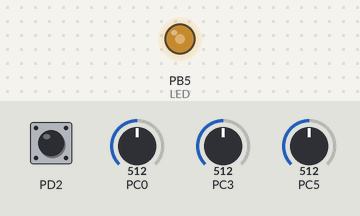
A program run on a simulated ATmega328P, built with avr-gcc and emulated at 16 MHz. Parts: output pins drawn as LEDs (lit = HIGH). The inputs (shaded band) are chosen by the test bench; at power-on: PD2 LOW, PC0 = 512, PC3 = 512, PC5 = 512. What the program prints to the serial monitor is not drawn.

Above: at 1.2 s.
1.3 s: PD2 pulsed HIGH 2 times (0.12 s each, 0.3 s apart)
At 1.85 s:
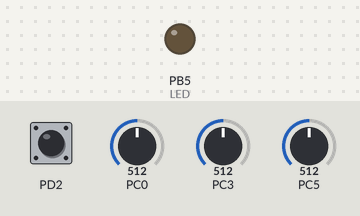
At 2.35 s:
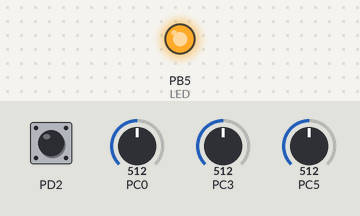
4.3 s: PD2 driven HIGH
7.3 s: PD2 pulsed LOW 5 times (0.12 s each, 0.3 s apart)
Timing chart, 0 to 16.3 s (numbered marks = the images above; inputs shaded):
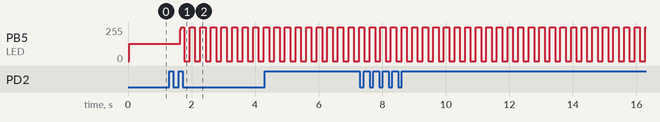

Measured:
- after the input at 1.3 s, PB5 (LED): 128/255 → 238/255 after 0.34 s, then moves between 0/255 and 255/255, repeating every 1.0 s

The program:

main.c
```c
/*
 * group37.c
 *
 * Created: 10/088/2016 1:50:56 PM
 * Author: mark
 *
 * Apologies for the terrible variable and function names
 */
#include <avr/io.h>
#include <avr/interrupt.h>
#include <math.h>
#define F_CPU 16000000UL
#define maxPower 6.97
#include <util/delay.h>
#include "prototypes37.h"

volatile uint8_t counter = 0; //Counter for the number of times the TCNT0 compares correctly
volatile uint8_t flag = 0; // Flag for zero crossing detector
volatile float oldVoltage = 0;

int main(void) {
	sei();
	adc_init();
	uart_init();
	timer0_init();
	timer1_init();
	int_init();
	DDRB |= (1<<5);
	uint32_t displayCount = 0;
	uint8_t currentFlag = 1;

	while(1) {
		uint8_t hasDecimal = 0;
		uint8_t dataArray[4];
		uint8_t index = 0;
		float dataFloat = 0;

		flag = 0;
		while (flag == 0); // Wait for the zero crossing detector to signal a rising zero crossing

		// Reading from the ADC, calculating and converting
		float voltageArray[10];
		float currentArray[10];
		for (int i=0;i<19;i++) { // Alternate reading voltage and current
			if (i%2 == 0) {
				unsigned int adcValue = adc_read_voltage();
				float adcVoltage = adc_calculation(adcValue);
				float voltage = voltage_real(adcVoltage, 0);
				voltageArray[i/2] = voltage;
			} else {
				unsigned int adcValue = adc_read_current(currentFlag);
				float adcCurrent = adc_calculation(adcValue);
				float current = voltage_real(adcCurrent, currentFlag+1);
				currentArray[(i-1)/2] = current;
			}
		}
		float test = calcCurrentRMS(&currentArray);
		if (test > 0.22) {
			if (currentFlag != 0) {
				currentFlag = 0; // Set the flag to regular amplifier
				continue;
			}
		} else if (test < 0.2) { // Hysteresis
			if (currentFlag != 1) {
				currentFlag = 1; // Set the flag to high gain amplifier
				continue;
			}
		}

		if ((displayCount%10 < 4) && (displayCount%10 >= 0)) {
			dataFloat = calcPower(&voltageArray, &currentArray) * 1.29; // Display average power
			if (dataFloat >= maxPower*0.75) {
				OCR1A = 0x001; // Flash constantly
			} else if ((dataFloat < maxPower*0.75 ) && (dataFloat >= maxPower*0.5)) {
				OCR1A = 0xA2C; // Flash 3 times per second
			} else if ((dataFloat < maxPower*0.5 ) && (dataFloat >= maxPower*0.25)) {
				OCR1A = 0xF42; // Flash 2 times per second
			} else {
				OCR1A = 0x1E84; // Flash once per second
			}
		}
		else if ((displayCount%10 < 7) && (displayCount%10 > 3)) {
			dataFloat = calcCurrentRMS(&currentArray) * sqrt(2); // Display peak current
			if (currentFlag == 0) {
				dataFloat = dataFloat * 1.09;
			}
		} else if (displayCount%10 > 6) {
			float dataFloatOne = calcVoltageRMS(&voltageArray) * 1.11; // Display rms voltage
			dataFloat = (dataFloatOne + oldVoltage) / 2;
			oldVoltage = dataFloatOne;
		}

		dataFloat = roundf(dataFloat * 100) / 100;
		uint8_t decimalPos = find_decimal(dataFloat); //Find the decimal place
		unsigned int dataInt = (int)(dataFloat * pow(10, 2-decimalPos) + 0.5); //Convert to decimal for array conversion

		// Splits the integer into an array of 4 integers, each represents the value of a digit, the position of that digit, and if it has a decimal place
		for (int i=2;i>=0;i--) {
			if ((decimalPos == i) && ((2-decimalPos) > 0)) {
				hasDecimal = 1;
			} else {
				hasDecimal = 0;
			}
			dataArray[i] = wololo(dataInt%10, i, hasDecimal);
			dataInt = dataInt/10;
		}

		if ((displayCount%10 < 4) && (displayCount%10 >= 0)) {
			dataArray[3] = 15; // Unit P
		} else if ((displayCount%10 < 7) && (displayCount%10 > 3)) {
			dataArray[3] = 13; // Unit I
		} else if (displayCount%10 > 6) {
			dataArray[3] = 14; // Unit V
		}

		// Transmits data until we get TCNT0 = 191 fifty times (i.e 500ms for each transmission)
		while (1) {
			uint8_t data = dataArray[index]; // Get the integer to send
			uart_transmit(data);
			_delay_ms(3); // Small time delay so that no apparent flicker on seven segment displays
			index++;
			// Select next integer to send
			if (index == 4) {
				index = 0;
			}
			// Polling mechanism
			if(TCNT0>=156) {
				TCNT0 = 0;
				if (counter == 50) {
					counter = 0;
					break;
				} else {
					counter++;
				}
			}
		}
		displayCount++;
	}
	return 0;
}

ISR (INT0_vect) {
	flag = 1;
}

ISR (TIMER1_COMPA_vect) {
	PORTB ^= (1<<5); // Toggle the LED
}
```

functions37.c
```c
/*
 * functions37.c
 *
 * Created: 10/08/2016 9:26:53 PM
 * Author: mark ft adil
 */
 #include <avr/io.h>
 #define F_CPU 16000000UL
 #include <util/delay.h>
 #include "prototypes37.h"

 // Initializes the UART
 void uart_init() {
	UBRR0H = 0;
	UBRR0L = 103;
	UCSR0B|= (1<<TXEN0);	// Sets the Transmit Enable to 1
	UCSR0C|= (1<<UCSZ00)|(1<<UCSZ01);	// Sets an 8-bit character
 }

 // Transmits the data
 void uart_transmit(uint8_t data) {
	while(!((1<<UDRE0) && UCSR0A));	// When UDRE0 is empty, put data value into buffer to be sent
	UDR0 = data;
 }

 // Initializes the timer0
 void timer0_init() {
	TCCR0B |= (1<<CS00)|(1<<CS02); // Prescaler of 1024
	TCNT0 = 0; // Initialize timer0
 }

 // Initializes the timer1
 void timer1_init() {
	OCR1A = 0x00;
	TCCR1B |= (1 << WGM12); // Mode 4, CTC on OCR1A
	TIMSK1 |= (1 << OCIE1A); // Set interrupt on compare match
	TCCR1B |= (1 << CS12)|(1 << CS10); //  set prescaler to 1024 and start the timer
 }

 // Initializes the external interrupt INT0
 void int_init() {
	EICRA |= (1<<ISC00)|(1<<ISC01); // Set to rising edge only
	EIMSK |= (1<<INT0); // Enable External Interrupt 0
 }

 // Finds the decimal place in the float
 unsigned int find_decimal(float data) {
	if (data < 10) {
		return 0;
	}
	if (data < 100) {
		return 1;
	}
	return 2;
 }

 // Converts our parameters into the value to send
 unsigned int wololo(uint8_t input, uint8_t position, uint8_t decimal) {
	unsigned int output = input;
	if (decimal == 1) {
		output += 16;
	}
	if (position == 0) {
		output += 96;
	}
	if (position == 1) {
		output += 64;
	}
	if (position == 2) {
		output += 32;
	}
	return output;
 }

 // Calculates power from a voltage array and a current array
 float calcPower(float (*voltage)[10], float (*current)[10]) {

	float voltage2[10];
	float current2[10];
	for (int i=0;i<10;i++) {
		voltage2[i] = (*voltage)[i];
		current2[i] = (*current)[i];
	}

	float power = 0;
	float newVoltage[19];
	float newCurrent[19];
	for (int i=0;i<19;i++) { // Creating 2 arrays of 19 elements for voltage and current
		if (i%2 == 0) {
			newVoltage[i] = voltage2[i/2];
			if ((i == 0) || (i == 18)) {
				newCurrent[i] = current2[i/2];
			} else {
				newCurrent[i] = linearApproximate(current2[(i/2)], current2[(i/2)-1]); // For even numbered elements, current is approximated
			}
		} else {
			newVoltage[i] = linearApproximate(voltage2[(i+1)/2], voltage2[((i+1)/2)-1]); // For odd numbered elements, voltage is approximated
			newCurrent[i] = current2[(i-1)/2];
		}
	}
	for (int i=0;i<19;i++) { // Sum the product of current and voltage for each time step
		power = power + newVoltage[i]*newCurrent[i];
	}
	power = power / 19; // Divide by the number of elements
	return power * 13.5;
 }

 // Calculates RMS value of voltage
 float calcVoltageRMS(float (*voltage)[10]) {
	float voltage2[10];
	for (int i=0;i<10;i++) {
		voltage2[i] = (*voltage)[i];
	}
	float vRMS = 0;
	float newVoltage[19];
	for (int i=0;i<19;i++) { // Creating array of 19 elements for voltage
		if (i%2 == 0) {
			newVoltage[i] = voltage2[i/2];
		} else {
			newVoltage[i] = linearApproximate(voltage2[(i+1)/2], voltage2[((i+1)/2)-1]); // For odd numbered elements, voltage is approximated
		}
	}

	for (int i=0;i<19;i++) {
		float vSquared = pow(newVoltage[i], 2);
		vRMS += vSquared;
	}
	vRMS = vRMS / 19;
	return (sqrt(vRMS)) * 13.5;
 }

 // Calculates RMS value of current
 float calcCurrentRMS(float (*current)[10]) {
	float current2[10];
	for (int i=0;i<10;i++) {
		current2[i] = (*current)[i];
	}
	 float iRMS = 0;
	 float newCurrent[19];
	 for (int i=0;i<19;i++) { // Creating array of 19 elements for current
		 if (i%2 == 0) {
			 if ((i == 0) || (i == 18)) {
				 newCurrent[i] = current2[i/2]; // Extremes
			 } else {
				 newCurrent[i] = linearApproximate(current2[(i/2)], current2[(i/2)-1]); // For even numbered elements, current is approximated
			 }
		 } else {
			 newCurrent[i] = current2[(i-1)/2];
		 }
	 }

	 for (int i=0;i<19;i++) {
		 float iSquared = pow(newCurrent[i], 2);
		 iRMS += iSquared;
	 }
	 iRMS = iRMS / 19;
	 return sqrt(iRMS);
 }

 // Calculates peak current
 float calcCurrentPeak(float (*current)[10]) {
	float largest = (*current)[0];
	for (unsigned int i=1;i<10;i++) {
		if ((*current)[i] > largest) {
			largest = (*current)[i];
		}
	}
	return largest;
 }

 // Approximates a data value based on the two nearest data points
 float linearApproximate(float higher, float lower) {
	float approximation = (higher + lower) / 2;
	return approximation;
 }

 // Initialises the ADC
 void adc_init() {
	DDRC = 0x00; // Set port c as input
	ADCSRA |= (1<<ADPS0)|(1<<ADPS1)|(1<<ADPS2)|(1<<ADEN); // Set Prescaler to 128 and enable the ADC
	ADMUX |= (1<<REFS0); // Set reference voltage to VCC
 }

 // Reads from ADC and returns and integer between 0 and 1023 inclusive
 unsigned int adc_read_voltage() {
	ADMUX &= ~(1<<MUX0);
	ADMUX &= ~(1<<MUX1);
	ADMUX &= ~(1<<MUX2);
	ADCSRA |= (1<<ADSC); // Start conversion
	while ((ADCSRA & (1<<ADIF)) == 0); // Poll the ADIF bit
	unsigned int adcRead = ADC;
	return adcRead;
 }

 // Reads from ADC and returns and integer between 0 and 1023 inclusive
 unsigned int adc_read_current(unsigned int highLow) {
	if (highLow == 1) { // High gain current
		ADMUX |= (1<<MUX0);
		ADMUX |= (1<<MUX1);
		ADMUX &= ~(1<<MUX2);
	} else { // Regular current
		ADMUX |= (1<<MUX0);
		ADMUX &= ~(1<<MUX1);
		ADMUX |= (1<<MUX2);
	}
	ADCSRA |= (1<<ADSC); // Start conversion
	while ((ADCSRA & (1<<ADIF)) == 0); // Poll the ADIF bit
	unsigned int adcRead = ADC;
	return adcRead;
 }

 // Converts an ADC integer into the actual voltage measured by the ADC pin
 float adc_calculation(unsigned int adcValue) {
	float calculatedValue;
	calculatedValue = ((float)adcValue / 1023) * 5; // Digital value to analogue voltage measured
	return calculatedValue;
 }

 /*
 This function figures out what the actual voltage being measured was based on reversing the process
 that the signal went through. Option 0 for voltage, 1 for regular current, 2 for high gain current
 */
 float voltage_real(float adcValue, unsigned int option) {
	float output;
	if (option == 0) {
		output = adcValue - 1.7;
		output = (-1 * output) + 0.27; // Remove offset voltage and then invert
		output = output / 1.03; // Revert to value from before the op amp
	} else if (option == 1) {
		output = -(adcValue - 1.64);
		output = output / 5.65;
		output = output / 0.30; // Divide by R to get I
		output = output * 1.08;
	} else {
		output = -(adcValue - 1.64);
		output = output / 12.4;
		output = output / 0.30; // Divide by R to get I
	}
	return output;
 }
```

prototypes37.h
```c
/*
 * prototypes37.h
 *
 * Created: 10/08/2016 9:26:42 PM
 * Author: mark
 */
#include <avr/io.h>
#ifndef PROTOTYPES37_H_
#define PROTOTYPES37_H_

void uart_init();
void uart_transmit(uint8_t data);
void timer0_init();
void timer1_init();
void int_init();
unsigned int find_decimal(float data);
unsigned int wololo(uint8_t input, uint8_t position, uint8_t decimal);
float calcPower(float (*voltage)[10], float (*current)[10]);
float calcVoltageRMS(float (*voltage)[10]);
float calcCurrentRMS(float (*current)[10]);
float calcCurrentPeak(float (*current)[10]);
float linearApproximate(float higher, float lower);
void adc_init();
unsigned int adc_read_voltage();
unsigned int adc_read_current(unsigned int highLow);
float adc_calculation(unsigned int adcValue);
float voltage_real(float adcValue, unsigned int option);

#endif /* PROTOTYPES37_H_ */
```
